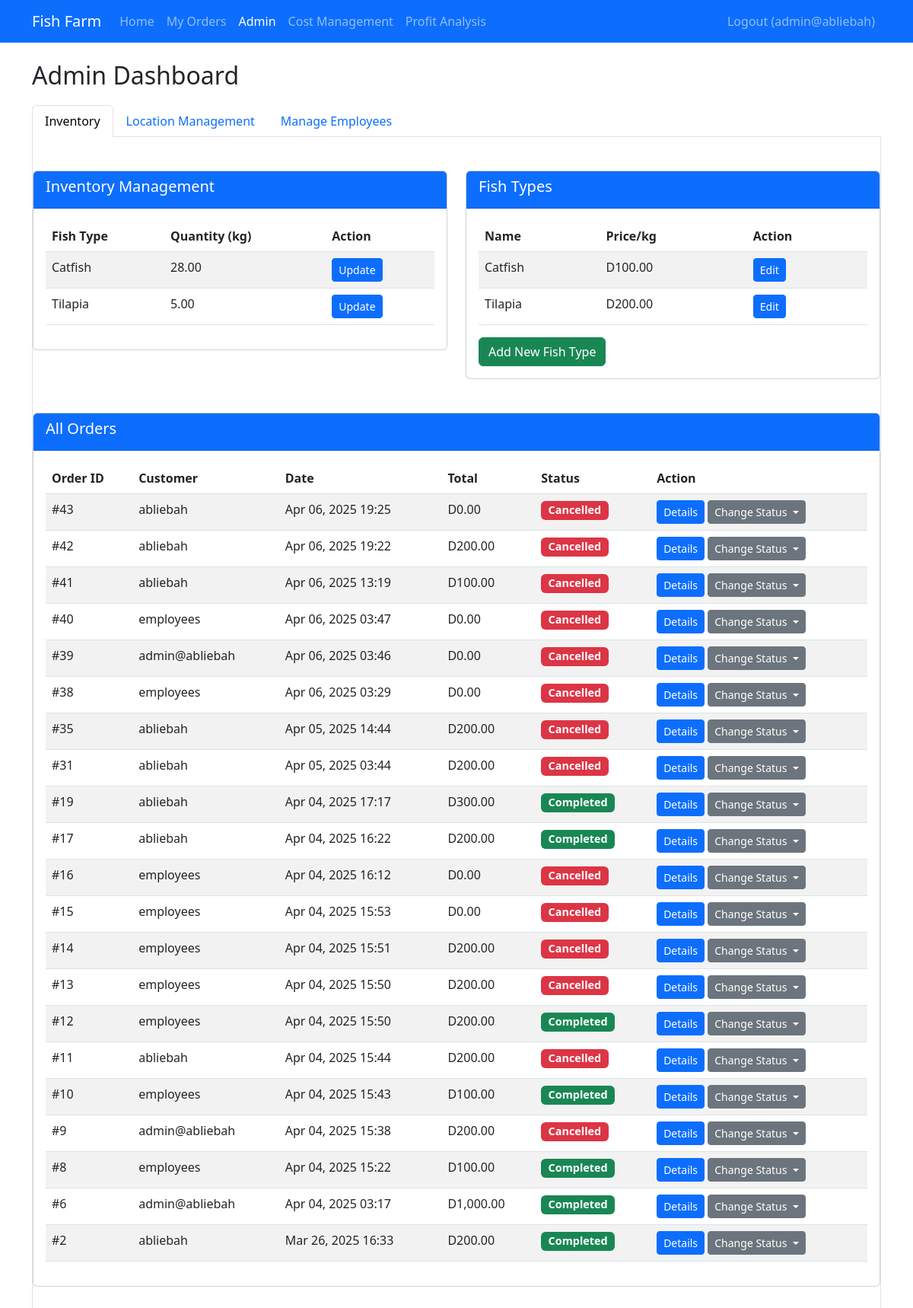
/admin.php (signed in), run on the app's committed database.
### tables this page shows
CREATE TABLE `inventory` (
  `id` int(11) NOT NULL,
  `fish_type_id` int(11) NOT NULL,
  `quantity_kg` decimal(10,2) NOT NULL,
  `last_updated` timestamp NOT NULL DEFAULT current_timestamp() ON UPDATE current_timestamp()
);

CREATE TABLE `fish_types` (
  `id` int(11) NOT NULL,
  `name` varchar(50) NOT NULL,
  `description` text DEFAULT NULL,
  `price_per_kg` decimal(10,2) NOT NULL,
  `image_path` varchar(255) DEFAULT NULL
);

CREATE TABLE `orders` (
  `id` int(11) NOT NULL,
  `user_id` int(11) NOT NULL,
  `order_date` timestamp NOT NULL DEFAULT current_timestamp(),
  `status` enum('pending','processing','completed','cancelled') DEFAULT 'pending',
  `total_amount` decimal(10,2) NOT NULL
);

CREATE TABLE `users` (
  `id` int(11) NOT NULL,
  `username` varchar(50) NOT NULL,
  `password` varchar(255) NOT NULL,
  `email` varchar(100) NOT NULL,
  `role` enum('admin','employee','customer') DEFAULT 'customer',
  `created_at` timestamp NOT NULL DEFAULT current_timestamp()
);

### auth.php (called while the page is built, shortened)
<?php
function isLoggedIn()
{
    return isset($_SESSION['user_id']);
}
function isAdmin()
{
    return isLoggedIn() && $_SESSION['role'] === 'admin';
}

### functions.php (called while the page is built, shortened)
<?php
require_once 'config.php';
function getAllFishTypes()
{
    global $pdo;
    $stmt = $pdo->query("SELECT * FROM fish_types");
    return $stmt->fetchAll();
}
function getInventory()
{
    global $pdo;
    $stmt = $pdo->query("SELECT i.*, f.name, f.price_per_kg FROM inventory i JOIN fish_types f ON i.fish_type_id = f.id");
    return $stmt->fetchAll();
}
function getOrders($userId = null)
{
    global $pdo;
    if ($userId) {
        $stmt = $pdo->prepare("SELECT o.*, u.username FROM orders o JOIN users u ON o.user_id = u.id WHERE o.user_id = ? ORDER BY o.order_date DESC");
        $stmt->execute([$userId]);
    } else {
        $stmt = $pdo->query("SELECT o.*, u.username FROM orders o JOIN users u ON o.user_id = u.id ORDER BY o.order_date DESC");
    }
    return $stmt->fetchAll();
}

### admin.php (the view, shortened to what this page needs)
<?php
require_once 'auth.php';
require_once 'functions.php';
$fishTypes = getAllFishTypes();
$inventory = getInventory();
$orders = getOrders();
?>
<!DOCTYPE html>
<html lang="en">
<head>
    <link href="https://cdn.jsdelivr.net/npm/bootstrap@5.3.0/dist/css/bootstrap.min.css" rel="stylesheet">
</head>
<body>
    <nav class="navbar navbar-expand-lg navbar-dark bg-primary">
        <div class="container">
            <a class="navbar-brand" href="#">Fish Farm</a>
            <div class="collapse navbar-collapse" id="navbarNav">
                <ul class="navbar-nav me-auto">
                    <li class="nav-item">
                        <a class="nav-link" href="index.php">Home</a>
                    </li>
                    <li class="nav-item">
                        <a class="nav-link" href="orders.php">My Orders</a>
                    </li>
                    <li class="nav-item">
                        <a class="nav-link active" href="admin.php">Admin</a>
                    </li>
                    <li class="nav-item">
                        <a class="nav-link" href="cost_management.php">Cost Management</a>
                    </li>
                    <li class="nav-item">
                        <a class="nav-link" href="profit_analysis.php">Profit Analysis</a>
                    </li>
                </ul>
                <ul class="navbar-nav">
                    <li class="nav-item">
                        <a class="nav-link" href="logout.php">Logout (<?= htmlspecialchars($_SESSION['username']) ?>)</a>
                    </li>
                </ul>
            </div>
        </div>
    </nav>
    <div class="container mt-4">
        <h2>Admin Dashboard</h2>
        <ul class="nav nav-tabs" id="adminTabs" role="tablist">
            <li class="nav-item" role="presentation">
                <button class="nav-link active" id="inventory-tab" data-bs-toggle="tab" data-bs-target="#inventory" type="button" role="tab">Inventory</button>
            </li>
            <li class="nav-item" role="presentation">
                <a class="nav-link" href="location_management.php">Location Management</a>
            </li>
            <?php if (isAdmin()): ?>
                <li class="nav-item">
                    <a class="nav-link" href="manage_employees.php">Manage Employees</a>
                </li>
            <?php endif; ?>
        </ul>
        <div class="tab-content" id="adminTabsContent">
            <div class="tab-pane fade show active" id="inventory" role="tabpanel">
                <div class="row mt-4">
                    <div class="col-md-6">
                        <div class="card">
                            <div class="card-header bg-primary text-white">
                                <h5>Inventory Management</h5>
                            </div>
                            <div class="card-body">
                                <table class="table table-striped">
                                    <thead>
                                        <tr>
                                            <th>Fish Type</th>
                                            <th>Quantity (kg)</th>
                                            <th>Action</th>
                                        </tr>
                                    </thead>
                                    <tbody>
                                        <?php foreach ($inventory as $item): ?>
                                            <tr>
                                                <td><?= htmlspecialchars($item['name']) ?></td>
                                                <td><?= number_format($item['quantity_kg'], 2) ?></td>
                                                <td>
                                                    <button class="btn btn-sm btn-primary" data-bs-toggle="modal" data-bs-target="#updateInventoryModal"
                                                        data-id="<?= $item['fish_type_id'] ?>" data-name="<?= htmlspecialchars($item['name']) ?>"
                                                        data-quantity="<?= $item['quantity_kg'] ?>">
                                                        Update
                                                    </button>
                                                </td>
                                            </tr>
                                        <?php endforeach; ?>
                                    </tbody>
                                </table>
                            </div>
                        </div>
                    </div>
                    <div class="col-md-6">
                        <div class="card">
                            <div class="card-header bg-primary text-white">
                                <h5>Fish Types</h5>
                            </div>
                            <div class="card-body">
                                <table class="table table-striped">
                                    <thead>
                                        <tr>
                                            <th>Name</th>
                                            <th>Price/kg</th>
                                            <th>Action</th>
                                        </tr>
                                    </thead>
                                    <tbody>
                                        <?php foreach ($fishTypes as $fish): ?>
                                            <tr>
                                                <td><?= htmlspecialchars($fish['name']) ?></td>
                                                <td>D<?= number_format($fish['price_per_kg'], 2) ?></td>
                                                <td>
                                                    <button class="btn btn-sm btn-primary" data-bs-toggle="modal" data-bs-target="#editFishModal"
                                                        data-id="<?= $fish['id'] ?>" data-name="<?= htmlspecialchars($fish['name']) ?>"
                                                        data-description="<?= htmlspecialchars($fish['description']) ?>"
                                                        data-price="<?= $fish['price_per_kg'] ?>">
                                                        Edit
                                                    </button>
                                                </td>
                                            </tr>
                                        <?php endforeach; ?>
                                    </tbody>
                                </table>
                                <button class="btn btn-success" data-bs-toggle="modal" data-bs-target="#addFishModal">
                                    Add New Fish Type
                                </button>
                            </div>
                        </div>
                    </div>
                </div>
                <div class="card mt-4">
                    <div class="card-header bg-primary text-white">
                        <h5>All Orders</h5>
                    </div>
                    <div class="card-body">
                        <table class="table table-striped">
                            <thead>
                                <tr>
                                    <th>Order ID</th>
                                    <th>Customer</th>
                                    <th>Date</th>
                                    <th>Total</th>
                                    <th>Status</th>
                                    <th>Action</th>
                                </tr>
                            </thead>
                            <tbody>
                                <?php foreach ($orders as $order): ?>
                                    <tr>
                                        <td>#<?= $order['id'] ?></td>
                                        <td><?= htmlspecialchars($order['username']) ?></td>
                                        <td><?= date('M d, Y H:i', strtotime($order['order_date'])) ?></td>
                                        <td>D<?= number_format($order['total_amount'], 2) ?></td>
                                        <td>
                                            <span class="badge
                                <?= $order['status'] === 'completed' ? 'bg-success' : ($order['status'] === 'processing' ? 'bg-primary' : ($order['status'] === 'cancelled' ? 'bg-danger' : 'bg-secondary')) ?>">
                                                <?= ucfirst($order['status']) ?>
                                            </span>
                                        </td>
                                        <td>
                                            <button class="btn btn-sm btn-primary" data-bs-toggle="modal" data-bs-target="#orderDetailsModal"
                                                data-id="<?= $order['id'] ?>">
                                                Details
                                            </button>
                                            <div class="btn-group">
                                                <button type="button" class="btn btn-sm btn-secondary dropdown-toggle" data-bs-toggle="dropdown">
                                                    Change Status
                                                </button>
                                            </div>
                                        </td>
                                    </tr>
                                <?php endforeach; ?>
                            </tbody>
                        </table>
                    </div>
                </div>
</body>
</html>

### admin.php (style rules this page uses)
.tab-content { padding: 20px 0; border-left: 1px solid #dee2e6; border-right: 1px solid #dee2e6; border-bottom: 1px solid #dee2e6; border-radius: 0 0 5px 5px; }
.badge { font-size: 0.9rem; }
.card { margin-bottom: 20px; }
.nav-tabs { margin-top: 20px; }

### data on the page
inventory: fish_type.name "Catfish", quantity_kg "28.00"
inventory: fish_type.name "Tilapia", quantity_kg "5.00"
fish_types: name "Catfish", price_per_kg "100.00"
fish_types: name "Tilapia", price_per_kg "200.00"
orders: id "43", user.username "abliebah", order_date "Apr 06, 2025 19:25", total_amount "0.00", status "Cancelled"
orders: id "42", user.username "abliebah", order_date "Apr 06, 2025 19:22", total_amount "200.00", status "Cancelled"
orders: id "41", user.username "abliebah", order_date "Apr 06, 2025 13:19", total_amount "100.00", status "Cancelled"
orders: id "40", user.username "employees", order_date "Apr 06, 2025 03:47", total_amount "0.00", status "Cancelled"
orders: id "39", user.username "admin@abliebah", order_date "Apr 06, 2025 03:46", total_amount "0.00", status "Cancelled"
orders: id "38", user.username "employees", order_date "Apr 06, 2025 03:29", total_amount "0.00", status "Cancelled"
orders: id "35", user.username "abliebah", order_date "Apr 05, 2025 14:44", total_amount "200.00", status "Cancelled"
orders: id "31", user.username "abliebah", order_date "Apr 05, 2025 03:44", total_amount "200.00", status "Cancelled"
orders: id "19", user.username "abliebah", order_date "Apr 04, 2025 17:17", total_amount "300.00", status "Completed"
orders: id "17", user.username "abliebah", order_date "Apr 04, 2025 16:22", total_amount "200.00", status "Completed"
orders: id "16", user.username "employees", order_date "Apr 04, 2025 16:12", total_amount "0.00", status "Cancelled"
orders: id "15", user.username "employees", order_date "Apr 04, 2025 15:53", total_amount "0.00", status "Cancelled"
orders: id "14", user.username "employees", order_date "Apr 04, 2025 15:51", total_amount "200.00", status "Cancelled"
orders: id "13", user.username "employees", order_date "Apr 04, 2025 15:50", total_amount "200.00", status "Cancelled"
orders: id "12", user.username "employees", order_date "Apr 04, 2025 15:50", total_amount "200.00", status "Completed"
orders: id "11", user.username "abliebah", order_date "Apr 04, 2025 15:44", total_amount "200.00", status "Cancelled"
orders: id "10", user.username "employees", order_date "Apr 04, 2025 15:43", total_amount "100.00", status "Completed"
orders: id "9", user.username "admin@abliebah", order_date "Apr 04, 2025 15:38", total_amount "200.00", status "Cancelled"
orders: id "8", user.username "employees", order_date "Apr 04, 2025 15:22", total_amount "100.00", status "Completed"
orders: id "6", user.username "admin@abliebah", order_date "Apr 04, 2025 03:17", total_amount "1,000.00", status "Completed"
orders: id "2", user.username "abliebah", order_date "Mar 26, 2025 16:33", total_amount "200.00", status "Completed"

### other printed values
$_SESSION['username'] "admin@abliebah"
